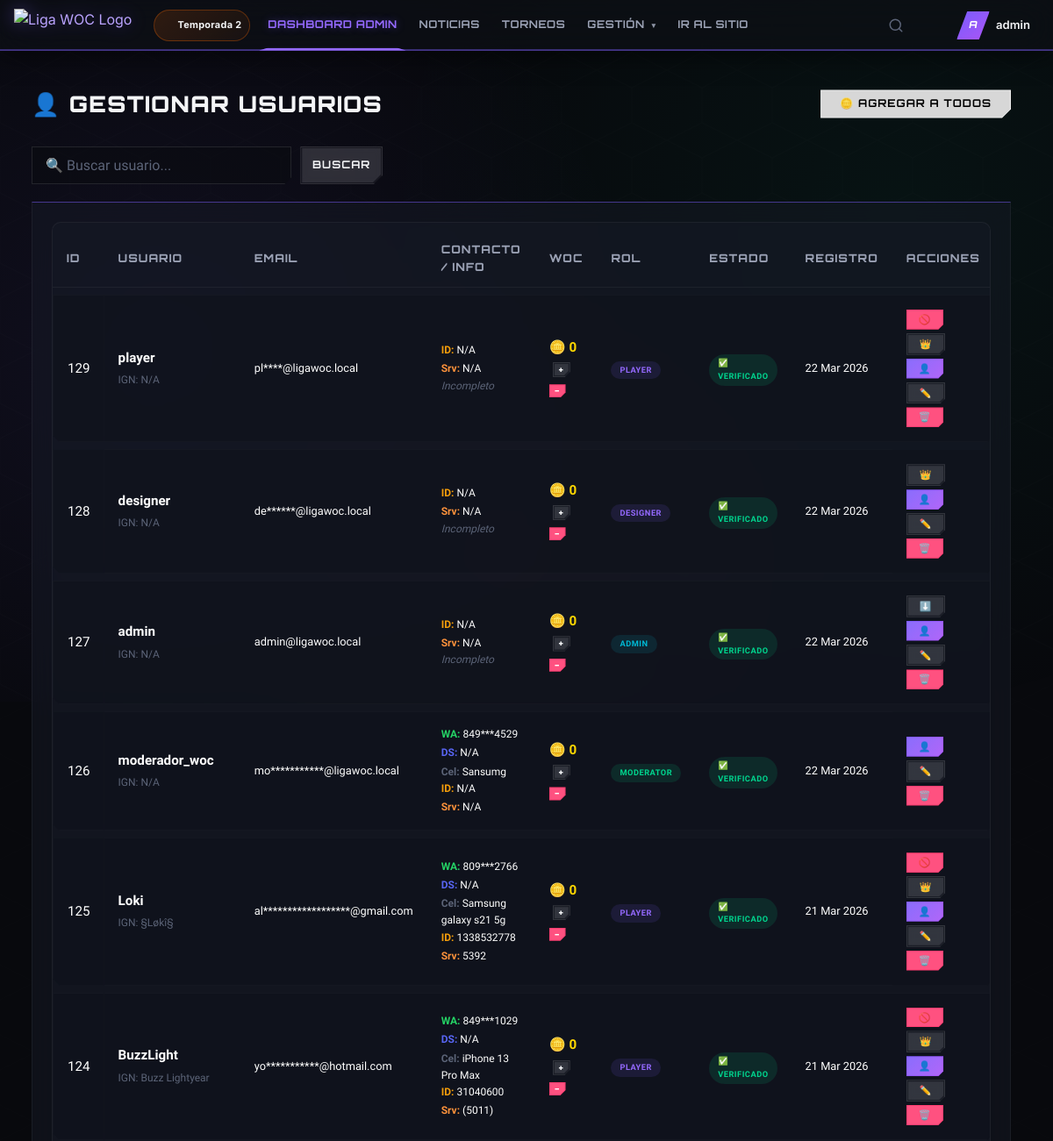
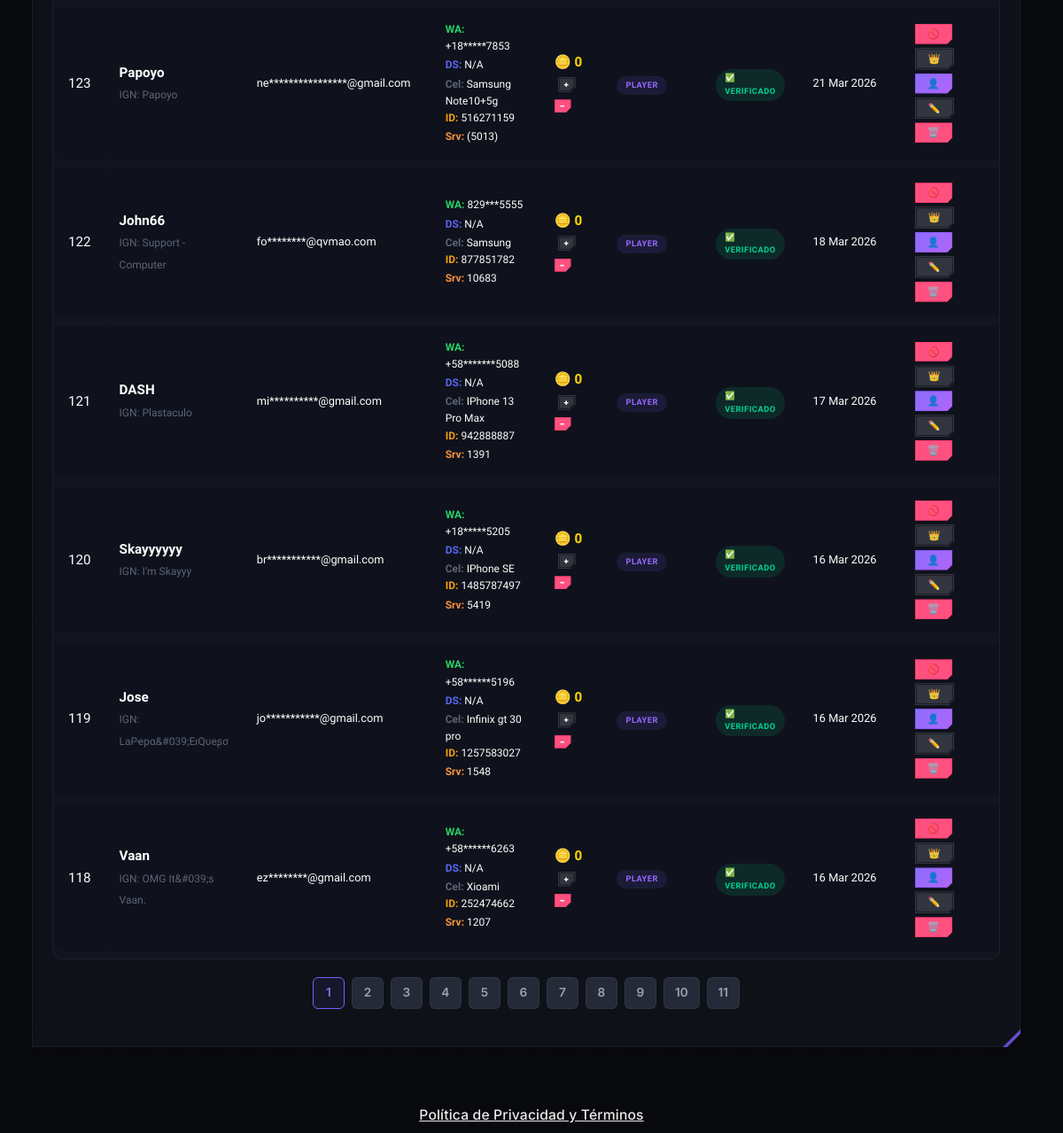
/admin/users.php (signed in), run on the app's committed database (2 pictures, top to bottom).
### tables this page shows
CREATE TABLE `seasons` (
  `id` int(11) NOT NULL,
  `name` varchar(100) NOT NULL,
  `start_date` date NOT NULL,
  `end_date` date DEFAULT NULL,
  `is_active` tinyint(1) DEFAULT 0,
  `description` text DEFAULT NULL,
  `created_at` datetime DEFAULT current_timestamp()
);

CREATE TABLE `users` (
  `id` int(11) NOT NULL,
  `username` varchar(50) NOT NULL,
  `email` varchar(100) NOT NULL,
  `password` varchar(255) NOT NULL,
  `role` enum('player','designer','admin','superadmin','moderator') DEFAULT 'player',
  `cover` varchar(255) DEFAULT NULL,
  `avatar` varchar(255) DEFAULT NULL,
  `ml_id` varchar(50) DEFAULT NULL,
  `ml_server` varchar(20) DEFAULT NULL,
  `ml_nickname` varchar(50) DEFAULT NULL,
  `main_hero` varchar(50) DEFAULT NULL,
  `current_rank` varchar(30) DEFAULT NULL,
  `whatsapp` varchar(30) DEFAULT NULL,
  `phone_brand` varchar(100) DEFAULT NULL,
  `discord` varchar(100) DEFAULT NULL,
  `bio` text DEFAULT NULL,
  `is_verified` tinyint(1) DEFAULT 0,
  `verification_token` varchar(100) DEFAULT NULL,
  `reset_token` varchar(100) DEFAULT NULL,
  `reset_expires` datetime DEFAULT NULL,
  `is_banned` tinyint(1) DEFAULT 0,
  `ban_reason` varchar(255) DEFAULT NULL,
  `last_login` datetime DEFAULT NULL,
  `created_at` datetime DEFAULT current_timestamp(),
  `updated_at` datetime DEFAULT current_timestamp() ON UPDATE current_timestamp(),
  `ban_date` timestamp NULL DEFAULT NULL COMMENT 'Fecha del ban'
);

### admin/users.php (the view, shortened to what the rows shown need)
<?php
require_once __DIR__ . '/../config/app.php';
require_once __DIR__ . '/../config/database.php';
require_once __DIR__ . '/../controllers/AuthController.php';
$db = Database::getInstance();
$auth = new AuthController();
$search = $_GET['q'] ?? '';
$currentPageNum = max(1, intval($_GET['p'] ?? 1));
$result = $auth->getAllUsers($currentPageNum, $search);
require_once __DIR__ . '/../includes/header.php';
require_once __DIR__ . '/../includes/navbar.php';
?>
<div class="app-wrapper">
<div class="main-content">
    <div class="page-header" style="display:flex;justify-content:space-between;align-items:center;">
        <h1 class="page-title">👤 Gestionar Usuarios</h1>
    </div>
    <div class="card">
        <div class="table-wrapper">
            <table class="table">
                <thead><tr><th>ID</th><th>Usuario</th><th>Email</th><th>Contacto / Info</th><th>WOC</th><th>Rol</th><th>Estado</th><th>Registro</th><th>Acciones</th></tr></thead>
                <tbody>
                <?php foreach ($result['users'] as $u): ?>
                <tr>
                    <td><?= $u['id'] ?></td>
                    <td style="font-weight:600;"><?= htmlspecialchars($u['username']) ?><br><span style="font-size:0.75rem;font-weight:normal;color:var(--text-muted);"> IGN: <?= htmlspecialchars($u['ml_nickname'] ?? 'N/A') ?></span></td>
                    <td style="font-size:0.8rem;" title="<?= canViewFullEmail($u['id']) ? htmlspecialchars($u['email']) : 'Solo visible para Superadmin' ?>">
                        <?= canViewFullEmail($u['id']) ? htmlspecialchars($u['email']) : maskEmail($u['email']) ?>
                    </td>
                    <td style="font-size:0.75rem;">
                        <?php if ($u['whatsapp']): ?><div style="margin-bottom:2px;"><strong style="color:#25D366;">WA:</strong> <span title="<?= canViewFullEmail($u['id']) ? htmlspecialchars($u['whatsapp']) : 'Enmascarado' ?>"><?= canViewFullEmail($u['id']) ? htmlspecialchars($u['whatsapp']) : maskPhone($u['whatsapp']) ?></span></div><?php endif; ?>
                        <?php if ($u['discord']): ?><div style="margin-bottom:2px;"><strong style="color:#5865F2;">DS:</strong> <span title="<?= canViewFullEmail($u['id']) ? htmlspecialchars($u['discord']) : 'Enmascarado' ?>"><?= canViewFullEmail($u['id']) ? htmlspecialchars($u['discord']) : maskDiscord($u['discord']) ?></span></div><?php endif; ?>
                        <?php if ($u['phone_brand']): ?><div><strong style="color:var(--text-muted)">Cel:</strong> <?= htmlspecialchars($u['phone_brand']) ?></div><?php endif; ?>
                        <div style="margin-bottom:2px;"><strong style="color:#F59E0B;">ID:</strong> <?= htmlspecialchars($u['ml_id'] ?: 'N/A') ?></div>
                        <div><strong style="color:#FB923C;">Srv:</strong> <?= htmlspecialchars($u['ml_server'] ?: 'N/A') ?></div>
                        <?php if (empty($u['whatsapp']) && empty($u['discord']) && empty($u['phone_brand']) && empty($u['ml_id']) && empty($u['ml_server'])): ?><span style="color:var(--text-muted);font-style:italic;">Incompleto</span><?php endif; ?>
                    </td>
                    <?php
                    $userCoins = $db->fetch("SELECT coins FROM user_coins WHERE user_id = ?", [$u['id']]);
                    $coins = $userCoins ? $userCoins['coins'] : 0;
                    ?>
                    <td>
                        <span style="color:#FFD700;font-weight:700;">🪙 <?= number_format($coins) ?></span>
                        <?php if (isAdmin()): ?>
                        <button onclick="openCoinsModal(<?= $u['id'] ?>, '<?= htmlspecialchars($u['username']) ?>', 'add')" class="btn btn-sm btn-secondary" style="padding:2px 6px;font-size:0.7rem;margin-left:4px;">+</button>
                        <button onclick="openCoinsModal(<?= $u['id'] ?>, '<?= htmlspecialchars($u['username']) ?>', 'remove')" class="btn btn-sm btn-danger" style="padding:2px 6px;font-size:0.7rem;">-</button>
                        <?php endif; ?>
                    </td>
                    <td><span class="badge badge-<?= $u['role'] === 'superadmin' ? 'yellow' : ($u['role'] === 'admin' ? 'blue' : ($u['role'] === 'moderator' ? 'green' : 'purple')) ?>"><?= ucfirst($u['role']) ?></span></td>
                    <td>
                        <?php if ($u['is_banned']): ?><span class="badge badge-red">🚫 Baneado</span>
                        <?php elseif ($u['is_verified']): ?><span class="badge badge-green">✅ Verificado</span>
                        <?php else: ?><span class="badge badge-yellow">⏳ Pendiente</span><?php endif; ?>
                    </td>
                    <td style="font-size:0.8rem;"><?= date('d M Y', strtotime($u['created_at'])) ?></td>
                    <td>
                        <div style="display:flex;gap:4px;flex-wrap:wrap;">
                            <?php if ($u['role'] === 'player'): ?>
                                <?php if (!$u['is_banned']): ?>
                                    <a href="<?= url('admin/users?action=ban&uid=' . $u['id'] . '&csrf_token=' . csrfToken()) ?>" class="btn btn-sm btn-danger" onclick="return confirm('¿Banear a este usuario?')">🚫</a>
                                <?php else: ?>
                                    <a href="<?= url('admin/users?action=unban&uid=' . $u['id'] . '&csrf_token=' . csrfToken()) ?>" class="btn btn-sm btn-success">✅</a>
                                <?php endif; ?>
                                <?php if (isAdmin()): ?>
                                    <a href="<?= url('admin/users?action=promote&uid=' . $u['id'] . '&csrf_token=' . csrfToken()) ?>" class="btn btn-sm btn-secondary" onclick="return confirm('¿Promover a admin?')">👑</a>
                                <?php endif; ?>
                            <?php elseif ($u['role'] === 'designer' && isAdmin()): ?>
                                <a href="<?= url('admin/users?action=promote&uid=' . $u['id'] . '&csrf_token=' . csrfToken()) ?>" class="btn btn-sm btn-secondary" onclick="return confirm('¿Promover a admin?')">👑</a>
                            <?php elseif ($u['role'] === 'admin' && isAdmin()): ?>
                                <a href="<?= url('admin/users?action=demote&uid=' . $u['id'] . '&csrf_token=' . csrfToken()) ?>" class="btn btn-sm btn-secondary" onclick="return confirm('¿Degradar a player?')">⬇️</a>
                            <?php endif; ?>
                            <?php if ($u['role'] !== 'superadmin'): ?>
                                <?php if (isAdmin()): ?>
                                <button onclick="openUserEditModal(<?= $u['id'] ?>, '<?= htmlspecialchars($u['username']) ?>', '<?= $u['role'] ?>', '<?= htmlspecialchars($u['phone_brand'] ?? '') ?>')" class="btn btn-sm btn-primary" title="Editar Usuario">👤</button>
                                <?php endif; ?>
                                <button onclick="openEditModal(<?= $u['id'] ?>, '<?= htmlspecialchars($u['ml_id'] ?? '') ?>', '<?= htmlspecialchars($u['ml_server'] ?? '') ?>', '<?= htmlspecialchars($u['ml_nickname'] ?? '') ?>')" class="btn btn-sm btn-secondary" title="Editar MLBB ID">✏️</button>
                                <?php if (isAdmin()): ?>
                                <a href="<?= url('admin/users?action=delete&uid=' . $u['id'] . '&csrf_token=' . csrfToken()) ?>" class="btn btn-sm btn-danger" onclick="return confirm('¡CUIDADO! ¿Estás seguro de eliminar este usuario y TODOS sus datos? Esta acción no se puede deshacer.')" title="Eliminar usuario">🗑️</a>
                                <?php endif; ?>
                            <?php endif; ?>
                        </div>
                    </td>
                </tr>
                <?php endforeach; ?>
                </tbody>
            </table>
        </div>
    </div>
</div>
<?php require_once __DIR__ . '/../includes/footer.php'; ?>

### includes/navbar.php (shortened to what the rows shown need)
<?php
$_activeSeason = Database::getInstance()->fetch("SELECT name FROM seasons WHERE is_active = 1 LIMIT 1");
$_seasonLabel = $_activeSeason ? $_activeSeason['name'] : null;
$isDesigner = false;
function wocIcon($name, $class = '') {
    $svg = $icons[$name] ?? '';
    return '<svg class="icon-svg ' . $class . '" viewBox="0 0 24 24" fill="none" stroke="currentColor" stroke-width="2" stroke-linecap="round" stroke-linejoin="round">' . $svg . '</svg>';
}
?>
<header class="topnav-immersive<?= $isDesigner ? ' has-designer-link' : '' ?>">
    <div class="topnav-left">
        <nav class="topnav-links">
            <?php if ($_seasonLabel): ?>
            <div class="season-badge" title="Temporada actual">
                <?= wocIcon('calendar', 'sm') ?>
                <span><?= htmlspecialchars($_seasonLabel) ?></span>
            </div>
            <?php endif; ?>
        </nav>
    </div>
</header>

### data on the page
seasons: name "Temporada 2"
users: id "129", username "player", ml_nickname "N/A", email "pl****@ligawoc.local", ml "N/A", ml_server "N/A", shows "Incompleto", coins "0", role "PLAYER", is_banned "✅ VERIFICADO", created_at "22 Mar 2026"
users: id "128", username "designer", ml_nickname "N/A", email "de******@ligawoc.local", ml "N/A", ml_server "N/A", shows "Incompleto", coins "0", role "DESIGNER", is_banned "✅ VERIFICADO", created_at "22 Mar 2026"
users: id "127", username "admin", ml_nickname "N/A", email "admin@ligawoc.local", ml "N/A", ml_server "N/A", shows "Incompleto", coins "0", role "ADMIN", is_banned "✅ VERIFICADO", created_at "22 Mar 2026"
users: id "126", username "moderador_woc", ml_nickname "N/A", email "mo***********@ligawoc.local", whatsapp "849***4529", discord "N/A", phone_brand "Sansumg", ml "N/A", ml_server "N/A", coins "0", role "MODERATOR", is_banned "✅ VERIFICADO", created_at "22 Mar 2026"
users: id "125", username "Loki", ml_nickname "§Løkî§", email "al******************@gmail.com", whatsapp "809***2766", discord "N/A", phone_brand "Samsung galaxy s21 5g", ml "1338532778", ml_server "5392", coins "0", role "PLAYER", is_banned "✅ VERIFICADO", created_at "21 Mar 2026"
users: id "124", username "BuzzLight", ml_nickname "Buzz Lightyear", email "yo***********@hotmail.com", whatsapp "849***1029", discord "N/A", phone_brand "iPhone 13 Pro Max", ml "31040600", ml_server "(5011)", coins "0", role "PLAYER", is_banned "✅ VERIFICADO", created_at "21 Mar 2026"
users: id "123", username "Papoyo", ml_nickname "Papoyo", email "ne****************@gmail.com", whatsapp "+18*****7853", discord "N/A", phone_brand "Samsung Note10+5g", ml "516271159", ml_server "(5013)", coins "0", role "PLAYER", is_banned "✅ VERIFICADO", created_at "21 Mar 2026"
users: id "122", username "John66", ml_nickname "Support - Computer", email "fo********@qvmao.com", whatsapp "829***5555", discord "N/A", phone_brand "Samsung", ml "877851782", ml_server "10683", coins "0", role "PLAYER", is_banned "✅ VERIFICADO", created_at "18 Mar 2026"
users: id "121", username "DASH", ml_nickname "Plastaculo", email "mi**********@gmail.com", whatsapp "+58*******5088", discord "N/A", phone_brand "IPhone 13 Pro Max", ml "942888887", ml_server "1391", coins "0", role "PLAYER", is_banned "✅ VERIFICADO", created_at "17 Mar 2026"
users: id "120", username "Skayyyyyy", ml_nickname "I’m Skayyy", email "br***********@gmail.com", whatsapp "+18*****5205", discord "N/A", phone_brand "IPhone SE", ml "1485787497", ml_server "5419", coins "0", role "PLAYER", is_banned "✅ VERIFICADO", created_at "16 Mar 2026"
users: id "119", username "Jose", ml_nickname "LaPҽpα&#039;EɾQυeʂσ", email "jo***********@gmail.com", whatsapp "+58******5196", discord "N/A", phone_brand "Infinix gt 30 pro", ml "1257583027", ml_server "1548", coins "0", role "PLAYER", is_banned "✅ VERIFICADO", created_at "16 Mar 2026"
users: id "118", username "Vaan", ml_nickname "OMG It&#039;s Vaan.", email "ez********@gmail.com", whatsapp "+58******6263", discord "N/A", phone_brand "Xioami", ml "252474662", ml_server "1207", coins "0", role "PLAYER", is_banned "✅ VERIFICADO", created_at "16 Mar 2026"

### other printed values
substr(currentUsername() ?? 'U', 0, 1) "A"
currentUsername() "admin"
